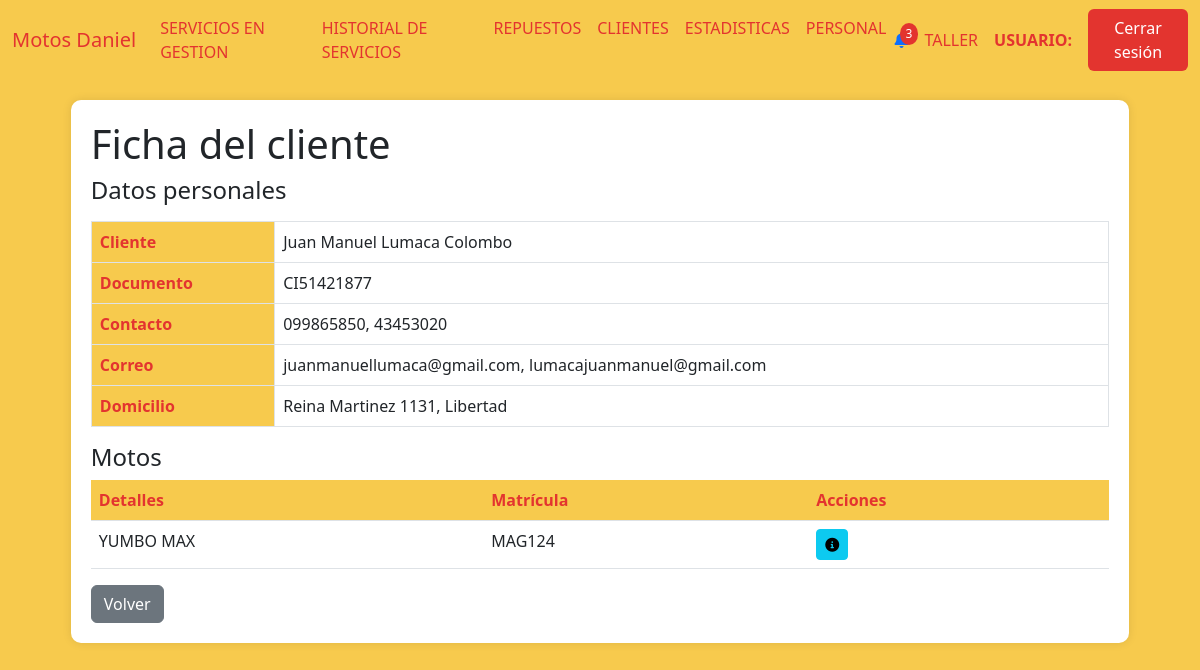
/detalles_cliente_taller/1, run on the app's committed database.
### AppUM/models.py (models this page shows)
class Cliente(models.Model):
    documento = models.CharField(max_length=20, unique=True)
    nombre = models.CharField(max_length=20)
    apellido  = models.CharField(max_length=20)
    fecha_nacimiento = models.DateField(null=True,blank=True)
    domicilio = models.CharField(max_length=500,blank=True)

class ClienteTelefono(models.Model):
    cliente = models.ForeignKey(Cliente, related_name='cliente_telefono', on_delete=models.CASCADE, null=True)
    telefono = models.CharField(max_length=10,unique=True)
    principal = models.BooleanField(default=True)

class ClienteCorreo(models.Model):
    cliente = models.ForeignKey(Cliente, related_name='cliente_correo', on_delete=models.CASCADE, null=True)
    correo = models.CharField(max_length=100, unique=True)
    principal = models.BooleanField(default=True)

class Matriculas(models.Model):
    moto = models.ForeignKey(Moto, related_name='moto', on_delete=models.CASCADE, null=True)
    matricula = models.CharField(max_length=20, unique=True)
    padron = models.IntegerField(unique=True,default=0)

### AppUM/views.py (the view)
# urls.py: path('detalles_cliente_taller/<int:id_cliente>', views.detalles_cliente_taller,name="DetallesClienteTaller"),
def detalles_cliente_taller(req,id_cliente):
    cliente = Cliente.objects.get(id=id_cliente)
    tel1 = ClienteTelefono.objects.filter(principal=1,cliente_id=id_cliente).first()
    tel_1 = tel1.telefono
    tel2 = ClienteTelefono.objects.filter(principal=0,cliente_id=id_cliente).first()
    correo1 = ClienteCorreo.objects.filter(principal=1,cliente_id=id_cliente).first()
    correo2 = ClienteCorreo.objects.filter(principal=0,cliente_id=id_cliente).first()
    if tel2:
        tel_2 = tel2.telefono
    else:
        tel_2 = None
    if correo1:
        c_1 = correo1.correo
    else:
        c_1 = None
    if correo2:
        c_2 = correo2.correo
    else:
        c_2 = None
    resultados_motos = (
    Servicios.objects
    .filter(cliente__id=id_cliente)
    .select_related('moto', 'cliente')
    .values('moto__marca', 'moto__modelo','moto__id')  # Agrupar por estos campos
    .annotate(ultima_fecha_ingreso=Max('fecha_ingreso'))
    .order_by('-ultima_fecha_ingreso')
    )
    res_data = []
    for resultado in resultados_motos:
            matricula = Matriculas.objects.filter(moto_id=resultado['moto__id']).first()
            res_data.append({
            'moto': resultado,
            "matricula":matricula.matricula if matricula else "Sin matrícula"
        })
    page_obj = funcion_paginas_varias(req,res_data)
    return render(req,"perfil_taller/clientes/detalles_cliente.html",{
                                                                    "page_obj":page_obj,
                                                                    "cliente":cliente,
                                                                    "tel1":tel_1,
                                                                    "tel2":tel_2,
                                                                    "correo1":c_1,
                                                                    "correo2":c_2,
                                                                    })

### AppUM/functions.py (called while the page is built)
def funcion_paginas_varias(req,instancia_model):
    paginator = Paginator(instancia_model, 5)  # 5 motos por página
    page_number = req.GET.get('page')  # Obtiene el número de página desde la URL
    page_obj = paginator.get_page(page_number)
    return page_obj

### AppUM/templates/perfil_taller/clientes/detalles_cliente.html (shortened to what this page needs)
{% extends "perfil_taller/padre_perfil_taller.html" %}
{% load static %}
{% block contenidoQueCambia %}
<div class="table-container" id="clienteDetails">
    <h1>Ficha del cliente</h1>
    <h4>Datos personales</h4>
    <table class="table table-bordered">
        <tbody>
            <tr>
                <th scope="row">Cliente</th>
                <td>{{ cliente.nombre }} {{ cliente.apellido }}</td>
            </tr>
            <tr>
                <th scope="row">Documento</th>
                <td>{{ cliente.documento }}</td>
            </tr>
            <tr>
                <th scope="row">Contacto</th>
                <td>{{ tel1 }}{% if tel2 %}, {{ tel2 }}{% endif %}</td>
            </tr>
            <tr>
                <th scope="row">Correo</th>
                <td>{% if correo1 %}{{ correo1 }}{% if correo2 %}, {{ correo2 }}{% endif %} {% else %} El cliente no tiene correo {% endif %}</td>
            </tr>
            <tr>
                <th scope="row">Domicilio</th>
                <td>{{ cliente.domicilio }}</td>
            </tr>
        </tbody>
    </table>
    <h4>Motos</h4>
    <table class="table">
        <thead>
            <tr>
                <th scope="row">Detalles</th>
                <th scope="row">Matrícula</th>
                <th scope="row">Acciones</th>
            </tr>
        </thead>
        <tbody>
            {% if page_obj %}
                {% for item in page_obj %}
                    <tr>
                        <td>{{ item.moto.moto__marca }} {{ item.moto.moto__modelo }}</td>
                        <td>
                            {{ item.matricula }}
                        </td>
                        <td>
                            <a href="{% url 'ServiciosPorMoto' item.moto.moto__id cliente.id %}"><button class="btn btn-sm btn-info"><i class="fas fa-info-circle"></i></button></a>
                        </td>
                    </tr>
                {% endfor %}
            {% else %}
                <tr>
                    <td colspan="9" class="text-center text-muted">
                        No hay registros de motos.
                    </td>
                </tr>
            {% endif %}
        </tbody>
    </table>
    <a href="{% url 'ClientesTaller' %}" class="btn btn-secondary">Volver</a>
</div>
{% endblock %}

### AppUM/static/css/styles.css (style rules this page uses)
body { background-color: #f7ca4d; }
.table-container { background-color: #fff; border-radius: 10px; padding: 20px; box-shadow: 0px 0px 10px rgba(0, 0, 0, 0.1); margin: 20px auto; max-width: 90%; }
.table th { background-color: #f7ca4d; color: #e3342f; }

### data on the page
Cliente: nombre "Juan Manuel", apellido "Lumaca Colombo", documento "CI51421877", domicilio "Reina Martinez 1131, Libertad"
ClienteTelefono: telefono "099865850"
ClienteTelefono: telefono "43453020"
ClienteCorreo: correo "juanmanuellumaca@gmail.com"
ClienteCorreo: correo "lumacajuanmanuel@gmail.com"
Matriculas: matricula "MAG124"

### other printed values
{{ item.moto.moto__marca }} "YUMBO"
{{ item.moto.moto__modelo }} "MAX"
